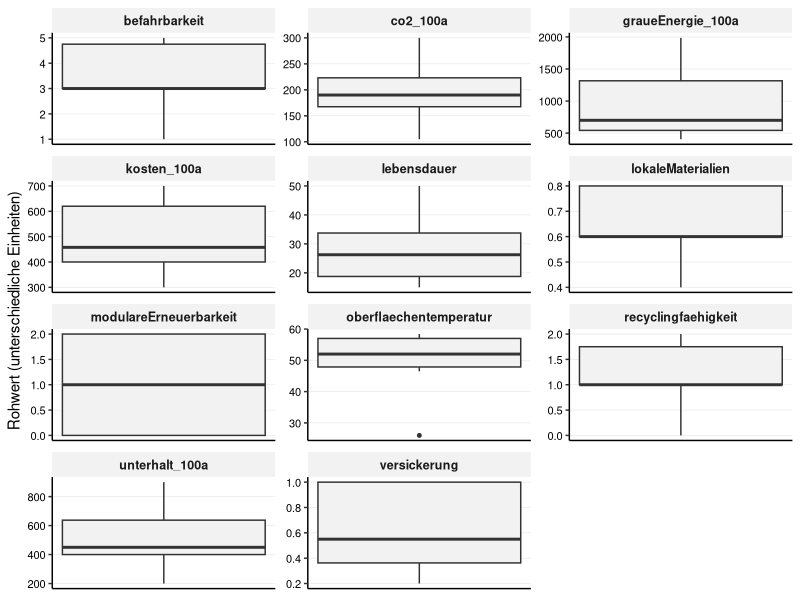
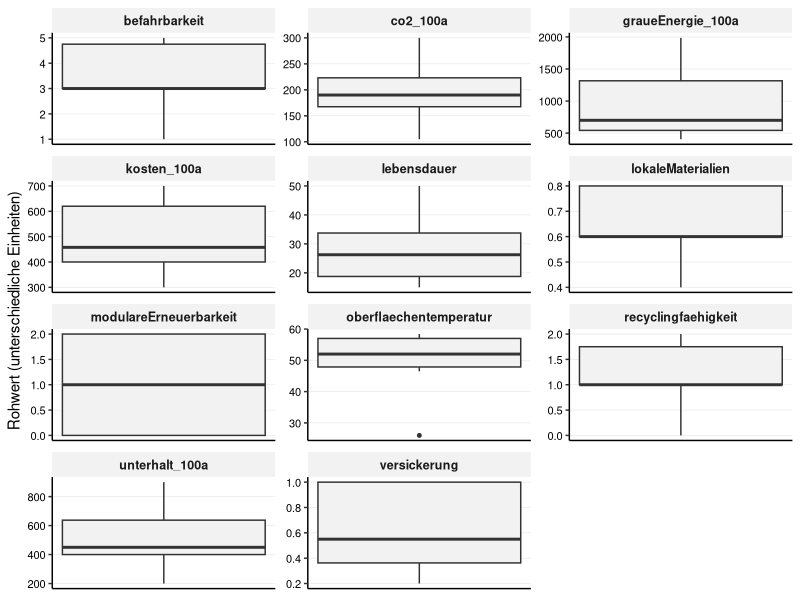

Reproduce these figures in R, in order. (Note: this script raises an error after producing the figures.)
## ---- chunk 1

library(tidyverse)
library(readr)
library(ggplot2)
library(forcats)
library(tidytext)

## ---- chunk 2

## 1. Daten Importieren

# Liest die Rohdaten für die Beläge ein
df_belaege_raw <- read_delim(
  "01_data_input/Belaege_tidy.csv",
  delim = ";"
)

# Liest die Gewichtungen für alle vier Szenarien ein
weights_s0_raw <- read_delim(
  "01_data_input/Belaege_Gewichtung_Szenario0.csv",
  delim = ";"
)
weights_s1_raw <- read_delim(
  "01_data_input/Belaege_Gewichtung_Szenario1.csv",
  delim = ";"
)
weights_s2_raw <- read_delim(
  "01_data_input/Belaege_Gewichtung_Szenario2.csv",
  delim = ";"
)
weights_s3_raw <- read_delim(
  "01_data_input/Belaege_Gewichtung_Szenario3.csv",
  delim = ";"
)
## ---- chunk 3
#| include: false
# --- PRÜFUNG BLOCK 1 ---

print("--- 1. Check: Spaltennamen Beläge (Sind alle Spaltennamen da?) ---")
colnames(df_belaege_raw)

print("--- 2. Check: Gewichtung S0 (Wurden Spalten getrennt?) ---")
head(weights_s0_raw)

print("--- 3. Check: Gewichtung S3 (Zur Sicherheit) ---")
head(weights_s3_raw)

## ---- chunk 4
# A. Bereinigung der Rohdaten (Belaege_normiert.csv)
df_belaege <- df_belaege_raw %>%
  select(belagskategorie, option, everything()) 

# B. Bereinigung der Gewichtungen (ALLE SZENARIEN)
# Wir fügen den Roh-Dateien die Szenario-Namen hinzu
df_weights_s0 <- weights_s0_raw %>%
  mutate(szenario = "Szenario 0: Baseline (IST)")
df_weights_s1 <- weights_s1_raw %>%
  mutate(szenario = "Szenario 1: Forschungsfokus")
df_weights_s2 <- weights_s2_raw %>%
  mutate(szenario = "Szenario 2: Radikale Vermeidung")
df_weights_s3 <- weights_s3_raw %>%
  mutate(szenario = "Szenario 3: Radikaler Lebenszyklus")

# Jetzt binden wir sie zu einer finalen Gewichtungs-Tabelle zusammen
df_weights <- bind_rows(df_weights_s0, df_weights_s1, df_weights_s2, df_weights_s3) %>%
  # Berechne das Gesamtgewicht (gewicht) aus den Rohspalten,
  mutate(
    gewicht = group_weight * within_group_weight
  ) %>%
   # umbenennen für den Join
  rename(
    bewertungskategorie = criterion_id
  ) %>%
  # Auswählen der Spalten, die der Rest des Skripts braucht
  select(szenario, bewertungskategorie, gewicht, group_id)

## ---- chunk 5
#| include: false
# --- PRÜFUNG BLOCK 2 ---

print(df_weights, n = 44)

print("--- Check: Stichprobe der Gewichte ---")
# Zeig mir mal S0 und S3 im Vergleich für Kosten
df_weights %>% 
  filter(bewertungskategorie == "initialkosten_100a") %>%
  select(szenario, gewicht)

## ---- chunk 6
# 3.1 Wide-to-Long
df_belaege_long <- df_belaege %>%
  pivot_longer(
    cols = where(is.numeric), 
    names_to = "bewertungskategorie", 
    values_to = "wert"
  )

# 3.2 JOIN mit Gewichtung
# WICHTIG: Wir nutzen left_join. 
# Alles was in der Gewichtungstabelle fehlt (wie 'initialkosten'), bekommt hier gewicht = NA.
df_belaege_joined <- df_belaege_long %>%
  left_join(df_weights, by = "bewertungskategorie", relationship = "many-to-many")


## ---- chunk 7
#| include: false
# --- PRÜFUNG BLOCK 3 ---

print(df_belaege_joined, n = 44)

print("--- Check: Hat 'initialkosten' KEIN Gewicht (NA)? ---")
df_belaege_joined %>%
  filter(bewertungskategorie == "initialkosten") %>%
  select(szenario, bewertungskategorie, gewicht) %>%
  distinct() %>%
  head(2) # Sollte NA zeigen (oder leer sein, falls S0)

print("--- Check: Hat 'initialkosten_100a' ein Gewicht? ---")
df_belaege_joined %>%
  filter(bewertungskategorie == "initialkosten_100a") %>%
  filter(szenario == "Szenario 0: Baseline (IST)") %>%
  select(szenario, bewertungskategorie, gewicht) %>%
  distinct() %>%
  head(2) # Sollte 0.1 zeigen

## ---- chunk 8
# Boxplot der Rohwerte (Scientific Style - Korrigiert)
# Hinweis: Da die Einheiten gemischt sind, nutzen wir facet_wrap mit freien Skalen.
plot_rohwerte <- ggplot(df_belaege_long, aes(y = wert)) +
  geom_boxplot(fill = "grey95", width = 0.5, outlier.size = 1) +
  
  # Facetten für jedes Kriterium
  facet_wrap(~bewertungskategorie, scales = "free", ncol = 3) +
  
  labs(
    title = NULL, # Titel kommt in Word
    subtitle = NULL,
    x = NULL,
    y = "Rohwert (unterschiedliche Einheiten)"
  ) +
  
  theme_classic(base_size = 11) +
  
  theme(
    # Nur horizontale Gitterlinien (y) sind wichtig zum Ablesen der Werte
    panel.grid.major.y = element_line(color = "grey90", linewidth = 0.2),
    panel.grid.major.x = element_blank(),
    
    # Facetten-Label
    strip.background = element_rect(fill = "grey95", color = NA),
    strip.text = element_text(face = "bold", size = 9),
    
    # Y-Achse (Werte) MUSS sichtbar sein:
    axis.text.y = element_text(size = 8, color = "black"), 
    
    # X-Achse (unten) kann leer sein:
    axis.text.x = element_blank(),
    axis.ticks.x = element_blank()
  )

print(plot_rohwerte)

## ---- chunk 9
#| include: false
# Speicher des Plots
ggsave("02_export/plots/check_01_rohwerte_verteilung_belaege.png", 
       plot = plot_rohwerte, width = 10, height = 8, dpi = 300)

## ---- chunk 10
# -------------------------------------------------------
# PLOT B: Lebenszyklus-Bilanz Beläge (100 Jahre)
# -------------------------------------------------------

# 1. Daten vorbereiten
df_plot_belaege_100a <- df_belaege %>% 
  select(
    belagskategorie, option,
    initialkosten, initialkosten_100a, unterhalt_100a, co2_100a, graueEnergie_100a
  ) %>%
  rename(belag = option, kategorie = belagskategorie) %>%
  pivot_longer(cols = where(is.numeric), names_to = "kriterium", values_to = "wert") %>%
  mutate(facet_label = case_when(
    # HIER: \n für Zeilenumbruch und ₂ für tiefgestellte Zahl
    kriterium == "initialkosten" ~ "1. Investitionskosten (pro Zyklus) [CHF/m²]",
    kriterium == "initialkosten_100a" ~ "2. Investitionskosten (100a kumuliert) [CHF/m²]",
    kriterium == "unterhalt_100a" ~ "3. Unterhaltskosten 100a [CHF/m²]",
    kriterium == "co2_100a" ~ "4. CO₂-Emissionen 100a [kg CO₂-eq/m²]",  # <--- Korrigiert!
    kriterium == "graueEnergie_100a" ~ "5. Graue Energie 100a [kWh/m²]" 
  )) %>%
  filter(!is.na(facet_label)) %>%
  mutate(kategorie = fct_relevel(kategorie, "Asphalt", "Pflaster", "Sickerbeläge")) %>%
  mutate(belag_sortiert = reorder(belag, wert))

# 2. Plot erstellen
plot_belaege_100a_final <- ggplot(df_plot_belaege_100a, 
       aes(x = belag_sortiert, y = wert, fill = kategorie)) + 
  geom_col(width = 0.6) + 
  
  # Facetten
  facet_wrap(~facet_label, ncol = 1, scales = "free_y") +
  
  scale_fill_manual(values = c("Asphalt" = "#084594", "Pflaster" = "#4292c6", "Sickerbeläge" = "#9ecae1")) +
  
  # Textumbruch x-Achse
  scale_x_discrete(labels = function(x) stringr::str_wrap(x, width = 20)) +
  
  labs(title = NULL, x = NULL, y = "Wert", fill = "Belagskategorie") +
  
  theme_classic(base_size = 11) + 
  
  theme(
    legend.position = "bottom",
    panel.grid.major.y = element_line(color = "grey90", linewidth = 0.2),
    panel.grid.major.x = element_blank(),
    
    # Schriftgrössen
    axis.text.x = element_text(angle = 45, hjust = 1, size = 10, color = "black"),
    axis.text.y = element_text(size = 10, color = "black"),
    
    strip.background = element_rect(fill = "grey95", color = NA),
    strip.text = element_text(face = "bold", size = 11, hjust = 0),
    
    # Rand unten grosszügig lassen
    plot.margin = margin(t = 5, r = 5, b = 30, l = 5, unit = "mm") 
  )

print(plot_belaege_100a_final)

# 3. Speichern (Neuer Name: ..._Belaege_clean.png)
ggsave("02_export/plots/Abb_Lebenszyklus_Bilanz_Belaege_clean.png", 
       plot = plot_belaege_100a_final, 
       width = 8,   
       height = 20, 
       dpi = 300)

# --- PRÜFUNG ---
print("--- Check: Haben wir alle 5 Facetten für den Plot? ---")
df_plot_belaege_100a %>%
  count(facet_label)

## ---- chunk 11
# 5.1 Definieren: Wo ist "weniger" besser?
kriterien_lower_is_better <- c(
  "initialkosten", 
  "initialkosten_100a", 
  "unterhalt_100a", 
  "co2_100a", 
  "graueEnergie_100a",
  "oberflaechentemperatur" 
)

# 5.2 Min-Max-Skalierung
# WICHTIG: Hier NICHT nach Gewicht filtern, sonst verschwinden die Initialkosten!
df_belaege_normalized <- df_belaege_joined %>%
  filter(!is.na(wert)) %>%  # Nur Zeilen ohne Werte löschen
  group_by(bewertungskategorie) %>%
  mutate(
    min_wert = min(wert, na.rm = TRUE),
    max_wert = max(wert, na.rm = TRUE),
    score_normiert = case_when(
      (max_wert - min_wert) == 0 ~ 1,
      !(bewertungskategorie %in% kriterien_lower_is_better) ~ (wert - min_wert) / (max_wert - min_wert),
      bewertungskategorie %in% kriterien_lower_is_better ~ 1 - ((wert - min_wert) / (max_wert - min_wert))
    )
  ) %>%
ungroup()

## ---- chunk 12
#| include: false
# --- PRÜFUNG BLOCK 5 ---

print("--- Check: Sind alle Kriterien da (auch die ohne Gewicht) und ist der Score Normiert zwischen 0 und 1? ---")
df_min_max_check <- df_belaege_normalized %>%
  select(bewertungskategorie, min_wert, max_wert, score_normiert) %>%
  distinct()

print(df_min_max_check)

print("--- Check: Haben 'initialkosten' einen Score bekommen? ---")
# Wir testen eine Zeile stichprobenartig
df_belaege_normalized %>%
  filter(bewertungskategorie == "initialkosten") %>%
  select(option, wert, score_normiert) %>%
  head(3)

# Prüfen, ob der Join geklappt hat (Gewicht da?):
print("--- Check Gewicht für Kosten ---")
df_belaege_normalized %>%
  filter(bewertungskategorie %in% c("initialkosten", "initialkosten_100a")) %>%
  select(szenario, bewertungskategorie, gewicht) %>%
  distinct() %>%
  print()
## ---- chunk 13
# Boxplot der normierten Scores (Scientific Style)
plot_normiert <- ggplot(df_belaege_normalized, aes(x = bewertungskategorie, y = score_normiert)) +
  geom_boxplot(fill = "grey90", width = 0.6, outlier.colour = "black", outlier.size = 1) +
  
  coord_flip() +
  
  # Fixe Skala 0-1
  scale_y_continuous(limits = c(0, 1), expand = c(0, 0.05)) +
  
  labs(
    title = NULL,
    subtitle = NULL,
    x = NULL, # Kriterien-Namen stehen an der Achse
    y = "Normierter Score (0 = schlecht, 1 = ideal)"
  ) +
  
  theme_classic(base_size = 11) +
  
  theme(
    # Gitterlinien: Vertikal wichtig (um 0.5 etc. zu sehen), Horizontal weg
    panel.grid.major.x = element_line(color = "grey90", linewidth = 0.2),
    panel.grid.major.y = element_blank(),
    
    # Achsen-Texte
    axis.text.y = element_text(color = "black", size = 10), # Kriterien-Namen
    axis.text.x = element_text(color = "black", size = 10)  # Zahlen 0-1
  )


print(plot_normiert)

## ---- chunk 14
#| include: false
ggsave("02_export/plots/check_02_normierte_scores_belaege.png", 
       plot = plot_normiert, width = 10, height = 7, dpi = 300)

# --- PRÜFUNG BLOCK 6 ---

print("--- Check: Liegen alle Scores zwischen 0 und 1? ---")
summary(df_belaege_normalized$score_normiert)
# Min sollte >= 0.00 sein, Max <= 1.00

print("--- Check: Sind 'initialkosten' im Boxplot-Datensatz enthalten? ---")
# Wir zählen, wie viele Datenpunkte wir pro Kategorie haben
df_belaege_normalized %>%
  filter(bewertungskategorie %in% c("initialkosten", "initialkosten_100a")) %>%
  count(bewertungskategorie)
## ---- chunk 15
# 7.1 Berechnung Score pro Kriterium
df_mca_calculated <- df_belaege_normalized %>%
  # HIER filtern wir jetzt alles raus, was kein Gewicht hat (z.B. reine Initialkosten)
  filter(!is.na(gewicht)) %>% 
  mutate(MCA_score_kriterium = score_normiert * gewicht)

# 7.2 Aggregation pro Szenario
df_mca_total <- df_mca_calculated %>%
  group_by(szenario, belagskategorie, option) %>%
  summarise(MCA_gesamtscore = sum(MCA_score_kriterium, na.rm = TRUE), .groups = 'drop') %>%
  arrange(szenario, desc(MCA_gesamtscore)) 

print("--- MCA Gesamtergebnis ---")
print(df_mca_total, n = 40)

# 7.3 - Auswahl der "Top 3 Sieger"
# Ziel: Für jedes der 4 Szenarien die Top 3 Beläge aus dem
# Gesamtranking auswählen (unabhängig von der Kategorie).

N_BELAEGE_AUSWAEHLEN <- 3

df_sieger_belaege <- df_mca_total %>%
  group_by(szenario) %>%
  # Wählt die N besten Beläge innerhalb jedes Szenarios aus
  slice_max(MCA_gesamtscore, n = N_BELAEGE_AUSWAEHLEN) %>%
  ungroup() %>%
  # Ordnen für bessere Lesbarkeit
  arrange(szenario, desc(MCA_gesamtscore))

# Anzeigen der 12 Sieger-Optionen (4 Szenarien * 3 Beläge)
print(paste("--- Top", N_BELAEGE_AUSWAEHLEN, "Beläge pro Szenario (für Zeitstrahl-Analyse) ---"))
print(df_sieger_belaege, n = 12)

## ---- chunk 16
#| include: false
# Diese Auswahl auch exportieren
write_csv2(
  df_sieger_belaege,
  file = "02_export/tables/mca_top3_belaege_pro_szenario.csv"
)

# --- PRÜFUNG BLOCK 7 ---

print("--- Check: Enthält die Berechnung noch Zeilen ohne Gewicht? ---")
# Sollte 0 Zeilen ergeben
df_mca_calculated %>% filter(is.na(gewicht)) %>% count()

print("--- Check: Plausibilität Ergebnisse (S0 Baseline) ---")
# Zeig mir die Top 3 von Szenario 0
df_sieger_belaege %>% 
  filter(szenario == "Szenario 0: Baseline (IST)") %>%
  select(option, MCA_gesamtscore)

## ---- chunk 17
#| label: fig-mca-plots-belaege-s0
#| fig.width: 13
#| fig.height: 8
#| out.width: "95%"
#| dpi: 300

# --- Datenaufbereitung für Stacked Plot (einmalig & aufgehübscht) ---
df_mca_groups_belaege_plot <- df_mca_calculated %>%
  group_by(szenario, belagskategorie, option, group_id) %>%
  summarise(gruppen_score = sum(MCA_score_kriterium, na.rm = TRUE), .groups = 'drop') %>%
  left_join(df_mca_total, by = c("szenario", "belagskategorie", "option")) %>%
  mutate(group_label_clean = case_when(
    group_id == "langlebigkeit_wirtschaftlichkeit" ~ "Langlebigkeit & Wirtschaftlichkeit",
    group_id == "multifunktionale_nutzungsqualitaet" ~ "Multifunktionale Nutzungsqualität",
    group_id == "umweltwirkung" ~ "Umweltwirkung",
    group_id == "kreislauffaehigkeit" ~ "Kreislauffähigkeit",
    TRUE ~ group_id
  ))
# ----------------------------------------------------

# --- Farb-Definitionen (Wissenschaftlich / Blau-Schema) ---
# 1. Farben für Kategorien (Konsistent mit Block 4)
colors_kategorie <- c("Asphalt" = "#084594", 
                      "Pflaster" = "#4292c6", 
                      "Sickerbeläge" = "#9ecae1")

# 2. Farben für Kriterien-Gruppen (Abgestufte Blautöne/Grau)
colors_gruppen <- c(
  "Langlebigkeit & Wirtschaftlichkeit" = "#08306b", # Sehr dunkelblau (Basis)
  "Multifunktionale Nutzungsqualität" = "#2171b5",  # Mittelblau
  "Umweltwirkung" = "#6baed6",                    # Hellblau
  "Kreislauffähigkeit" = "#c6dbef"                  # Sehr hellblau/Grau
)
# ----------------------------------------------------
## ---- chunk 18
# --- Plot 1: Ranking (Szenario 0) ---
data_s0 <- df_mca_total %>% filter(szenario == "Szenario 0: Baseline (IST)")

plot_s0_rank <- ggplot(data_s0,
       aes(x = MCA_gesamtscore,
           y = fct_reorder(option, MCA_gesamtscore), 
           fill = belagskategorie)) + 
  geom_col(width = 0.7) +
  
  scale_x_continuous(limits = c(0, 1), expand = c(0, 0.05)) + 
  scale_y_discrete(labels = function(x) stringr::str_wrap(x, width = 40)) +
  
  # HIER: Deine Blautöne anwenden!
  scale_fill_manual(values = colors_kategorie) +
  
  labs(
    title = NULL, 
    x = "MCA Score (0-1)", 
    y = NULL, 
    fill = "Kategorie"
  ) +
  theme_classic(base_size = 11) + 
  theme(
    legend.position = "bottom",
    panel.grid.major.y = element_blank(),
    panel.grid.major.x = element_line(color = "grey90", linewidth = 0.2),
    axis.text = element_text(color = "black"),
    plot.margin = margin(t = 5, r = 10, b = 5, l = 5, unit = "mm")
  )

print(plot_s0_rank, width = 10, height = 7)
ggsave("02_export/plots/mca_gesamtergebnis_s0_belaege.png",
       plot = plot_s0_rank, width = 10, height = 7, dpi = 300)

#------


# --- Plot 2: Stacked Detail (Szenario 0) ---
data_s0_groups <- df_mca_groups_belaege_plot %>% filter(szenario == "Szenario 0: Baseline (IST)")

plot_s0_stack <- ggplot(data_s0_groups,
       aes(x = gruppen_score,
           y = fct_reorder(option, MCA_gesamtscore), 
           fill = group_label_clean)) + 
  geom_col(position = "stack", width = 0.7) +
  
  scale_x_continuous(limits = c(0, 1), expand = c(0, 0.05)) +
  scale_y_discrete(labels = function(x) stringr::str_wrap(x, width = 40)) +
  
  # HIER: Die neuen Gruppen-Farben anwenden!
  scale_fill_manual(values = colors_gruppen) +
  
  labs(
    title = NULL, 
    x = "Beitrag zum Score", 
    y = NULL, 
    fill = "Kriteriengruppe"
  ) +
  theme_classic(base_size = 11) + 
  theme(
    legend.position = "bottom",
    legend.text = element_text(size = 9), 
    legend.title = element_text(face = "bold"),
    legend.box = "vertical",
    panel.grid.major.y = element_blank(),
    panel.grid.major.x = element_line(color = "grey90", linewidth = 0.2),
    axis.text = element_text(color = "black"),
    plot.margin = margin(t = 5, r = 10, b = 5, l = 5, unit = "mm")
  ) +
  guides(fill = guide_legend(nrow = 2, byrow = TRUE))

print(plot_s0_stack)
ggsave("02_export/plots/mca_detail_gruppen_s0_belaege.png",
       plot = plot_s0_stack, width = 10, height = 7, dpi = 300)

# ![Alternative Bildunterschrift](02_export/plots/mca_detail_gruppen_s0_belaege.png)

## ---- chunk 19
#| label: fig-mca-plots-belaege-s1
#| fig.width: 13
#| fig.height: 8
#| out.width: "95%"
#| dpi: 300

# --- Plot 1: Ranking (Szenario 1) ---
data_s1 <- df_mca_total %>% filter(szenario == "Szenario 1: Forschungsfokus")

plot_s1_rank <- ggplot(data_s1,
       aes(x = MCA_gesamtscore,
           y = fct_reorder(option, MCA_gesamtscore), 
           fill = belagskategorie)) + 
  geom_col(width = 0.7) +
  
  scale_x_continuous(limits = c(0, 1), expand = c(0, 0.05)) + 
  scale_y_discrete(labels = function(x) stringr::str_wrap(x, width = 40)) +
  
  # Farben wiederverwenden
  scale_fill_manual(values = colors_kategorie) +
  
  labs(
    title = NULL, 
    x = "MCA Score (0-1)", 
    y = NULL, 
    fill = "Kategorie"
  ) +
  theme_classic(base_size = 11) + 
  theme(
    legend.position = "bottom",
    panel.grid.major.y = element_blank(),
    panel.grid.major.x = element_line(color = "grey90", linewidth = 0.2),
    axis.text = element_text(color = "black"),
    plot.margin = margin(t = 5, r = 10, b = 5, l = 5, unit = "mm")
  )

print(plot_s1_rank)
ggsave("02_export/plots/mca_gesamtergebnis_s1_belaege.png",
       plot = plot_s1_rank, width = 10, height = 7, dpi = 300)


# --- Plot 2: Stacked Detail (Szenario 1) ---
data_s1_groups <- df_mca_groups_belaege_plot %>% filter(szenario == "Szenario 1: Forschungsfokus")

plot_s1_stack <- ggplot(data_s1_groups,
       aes(x = gruppen_score,
           y = fct_reorder(option, MCA_gesamtscore), 
           fill = group_label_clean)) + 
  geom_col(position = "stack", width = 0.7) +
  
  scale_x_continuous(limits = c(0, 1), expand = c(0, 0.05)) +
  scale_y_discrete(labels = function(x) stringr::str_wrap(x, width = 40)) +
  
  # Farben wiederverwenden
  scale_fill_manual(values = colors_gruppen) +
  
  labs(
    title = NULL, 
    x = "Beitrag zum Score", 
    y = NULL, 
    fill = "Kriteriengruppe"
  ) +
  theme_classic(base_size = 11) + 
  theme(
    legend.position = "bottom",
    legend.text = element_text(size = 9), 
    legend.title = element_text(face = "bold"),
    legend.box = "vertical",
    panel.grid.major.y = element_blank(),
    panel.grid.major.x = element_line(color = "grey90", linewidth = 0.2),
    axis.text = element_text(color = "black"),
    plot.margin = margin(t = 5, r = 10, b = 5, l = 5, unit = "mm")
  ) +
  guides(fill = guide_legend(nrow = 2, byrow = TRUE))

print(plot_s1_stack)
ggsave("02_export/plots/mca_detail_gruppen_s1_belaege.png",
       plot = plot_s1_stack, width = 10, height = 7, dpi = 300)
## ---- chunk 20
#| label: fig-mca-plots-belaege-s2
#| fig.width: 13
#| fig.height: 8
#| out.width: "95%"
#| dpi: 300

# --- Plot 1: Ranking (Szenario 2) ---
data_s2 <- df_mca_total %>% filter(szenario == "Szenario 2: Radikale Vermeidung")

plot_s2_rank <- ggplot(data_s2,
       aes(x = MCA_gesamtscore,
           y = fct_reorder(option, MCA_gesamtscore), 
           fill = belagskategorie)) + 
  geom_col(width = 0.7) +
  
  scale_x_continuous(limits = c(0, 1), expand = c(0, 0.05)) + 
  scale_y_discrete(labels = function(x) stringr::str_wrap(x, width = 40)) +
  
  scale_fill_manual(values = colors_kategorie) +
  
  labs(
    title = NULL, 
    x = "MCA Score (0-1)", 
    y = NULL, 
    fill = "Kategorie"
  ) +
  theme_classic(base_size = 11) + 
  theme(
    legend.position = "bottom",
    panel.grid.major.y = element_blank(),
    panel.grid.major.x = element_line(color = "grey90", linewidth = 0.2),
    axis.text = element_text(color = "black"),
    plot.margin = margin(t = 5, r = 10, b = 5, l = 5, unit = "mm")
  )

print(plot_s2_rank)
ggsave("02_export/plots/mca_gesamtergebnis_s2_belaege.png",
       plot = plot_s2_rank, width = 10, height = 7, dpi = 300)


# --- Plot 2: Stacked Detail (Szenario 2) ---
data_s2_groups <- df_mca_groups_belaege_plot %>% filter(szenario == "Szenario 2: Radikale Vermeidung")

plot_s2_stack <- ggplot(data_s2_groups,
       aes(x = gruppen_score,
           y = fct_reorder(option, MCA_gesamtscore), 
           fill = group_label_clean)) + 
  geom_col(position = "stack", width = 0.7) +
  
  scale_x_continuous(limits = c(0, 1), expand = c(0, 0.05)) +
  scale_y_discrete(labels = function(x) stringr::str_wrap(x, width = 40)) +
  
  scale_fill_manual(values = colors_gruppen) +
  
  labs(
    title = NULL, 
    x = "Beitrag zum Score", 
    y = NULL, 
    fill = "Kriteriengruppe"
  ) +
  theme_classic(base_size = 11) + 
  theme(
    legend.position = "bottom",
    legend.text = element_text(size = 9), 
    legend.title = element_text(face = "bold"),
    legend.box = "vertical",
    panel.grid.major.y = element_blank(),
    panel.grid.major.x = element_line(color = "grey90", linewidth = 0.2),
    axis.text = element_text(color = "black"),
    plot.margin = margin(t = 5, r = 10, b = 5, l = 5, unit = "mm")
  ) +
  guides(fill = guide_legend(nrow = 2, byrow = TRUE))

print(plot_s2_stack)
ggsave("02_export/plots/mca_detail_gruppen_s2_belaege.png",
       plot = plot_s2_stack, width = 10, height = 7, dpi = 300)

## ---- chunk 21
#| label: fig-mca-plots-belaege-s3
#| fig.width: 13
#| fig.height: 8
#| out.width: "95%"
#| dpi: 300

# --- Plot 1: Ranking (Szenario 3) ---
data_s3 <- df_mca_total %>% filter(szenario == "Szenario 3: Radikaler Lebenszyklus")

plot_s3_rank <- ggplot(data_s3,
       aes(x = MCA_gesamtscore,
           y = fct_reorder(option, MCA_gesamtscore), 
           fill = belagskategorie)) + 
  geom_col(width = 0.7) +
  
  scale_x_continuous(limits = c(0, 1), expand = c(0, 0.05)) + 
  scale_y_discrete(labels = function(x) stringr::str_wrap(x, width = 40)) +
  
  scale_fill_manual(values = colors_kategorie) +
  
  labs(
    title = NULL, 
    x = "MCA Score (0-1)", 
    y = NULL, 
    fill = "Kategorie"
  ) +
  theme_classic(base_size = 11) + 
  theme(
    legend.position = "bottom",
    panel.grid.major.y = element_blank(),
    panel.grid.major.x = element_line(color = "grey90", linewidth = 0.2),
    axis.text = element_text(color = "black"),
    plot.margin = margin(t = 5, r = 10, b = 5, l = 5, unit = "mm")
  )

print(plot_s3_rank)
ggsave("02_export/plots/mca_gesamtergebnis_s3_belaege.png",
       plot = plot_s3_rank, width = 10, height = 7, dpi = 300)


# --- Plot 2: Stacked Detail (Szenario 3) ---
data_s3_groups <- df_mca_groups_belaege_plot %>% filter(szenario == "Szenario 3: Radikaler Lebenszyklus")

plot_s3_stack <- ggplot(data_s3_groups,
       aes(x = gruppen_score,
           y = fct_reorder(option, MCA_gesamtscore), 
           fill = group_label_clean)) + 
  geom_col(position = "stack", width = 0.7) +
  
  scale_x_continuous(limits = c(0, 1), expand = c(0, 0.05)) +
  scale_y_discrete(labels = function(x) stringr::str_wrap(x, width = 40)) +
  
  scale_fill_manual(values = colors_gruppen) +
  
  labs(
    title = NULL, 
    x = "Beitrag zum Score", 
    y = NULL, 
    fill = "Kriteriengruppe"
  ) +
  theme_classic(base_size = 11) + 
  theme(
    legend.position = "bottom",
    legend.text = element_text(size = 9), 
    legend.title = element_text(face = "bold"),
    legend.box = "vertical",
    panel.grid.major.y = element_blank(),
    panel.grid.major.x = element_line(color = "grey90", linewidth = 0.2),
    axis.text = element_text(color = "black"),
    plot.margin = margin(t = 5, r = 10, b = 5, l = 5, unit = "mm")
  ) +
  guides(fill = guide_legend(nrow = 2, byrow = TRUE))

print(plot_s3_stack)
ggsave("02_export/plots/mca_detail_gruppen_s3_belaege.png",
       plot = plot_s3_stack, width = 10, height = 7, dpi = 300)
## ---- chunk 22

# 1. Speichern der finalen MCA-Rangliste (alle 40 Zeilen)
write_csv2(
  df_mca_total,
  file = "02_export/tables/mca_rangliste_alle_szenarien.csv"
)

# 2. Speichern der kompletten Berechnungs-Details (alle 360+ Zeilen)
write_csv2(
  df_mca_calculated,
  file = "02_export/tables/mca_details_berechnung_alle_szenarien.csv"
)

# --- PRÜFUNG BLOCK 9 ---

print("--- Check 1: Ist die Rangliste vollständig? (Erwartet: 40 Zeilen) ---")
# 10 Beläge * 4 Szenarien = 40 Zeilen
nrow(df_mca_total)

print("--- Check 2: Sind die Details vollständig? ---")
# Sollte > 300 sein (40 Zeilen * ca. 9-11 Kriterien pro Szenario)
nrow(df_mca_calculated)

print("--- Check 3: Existiert der Ordner? (Optional) ---")
# Falls der Ordner nicht existiert, würde write_csv2 einen Fehler werfen.
dir.exists("02_export/tables")
 
